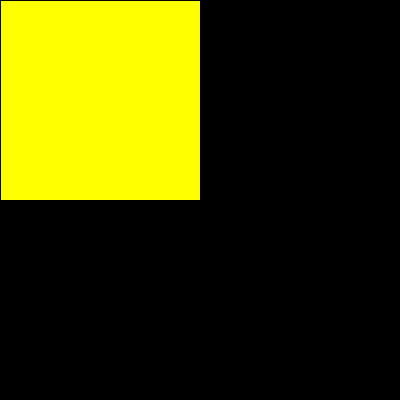
Frame 1 (no input)
Frame 60 (the mouse pressed at the canvas centre just before this capture): identical to frame 1, image omitted
Frame 120 (the mouse held since frame 60 and released just before this capture): identical to frame 1, image omitted

The Processing sketch that drew this single still picture (run headless with seeded random() and noise(); from frame 60 on, the mouse is pressed at the canvas centre):

// Processing sketch: sketch_4SquareColours
// ── sketch_4SquareColours.pde


void setup() {
  size(400, 400);
  smooth(4);
  rectMode(CORNER);
}

void draw() {
  background(0);
  constrain(mouseX, 0, 400);
  constrain(mouseY, 0, 400);

  if (mouseX <= width/2 && mouseY <= height/2) {
    fill(255, 255, 0);
    rect(0, 0, width/2, height/2);
    
  } else if (mouseX > width/2 && mouseY < height/2) {
    fill(0, 255, 0);
    rect(width/2, 0, width/2, height/2);
    
  } else if (mouseX <= width/2 && mouseY >= height/2) {
    fill(0, 255, 255);
    rect(0, height/2, width/2, height/2);
    
  } else {  
    fill(255, 0, 255);
    rect(width/2, height/2, width/2, height/2);
  }
}
